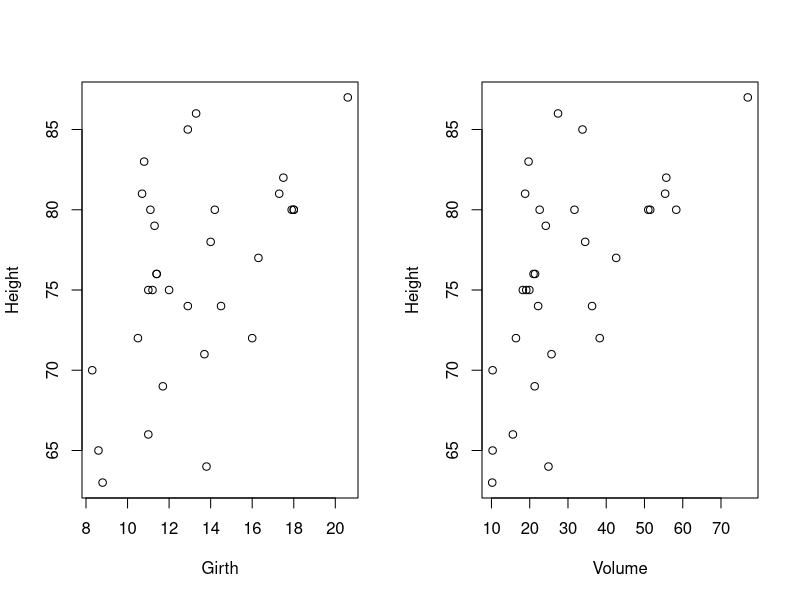

Generate this figure with R:
## ---- chunk 1

summary(trees)
## ---- chunk 2
par(mfrow=c(1,2))
with(trees, plot(Girth,Height))
with(trees, plot(Volume,Height))
## ---- chunk 3
fit1<-lm(Height~Girth,data=trees)
fit2<-lm(Height~Volume,data=trees)
fit3<-lm(Height~Girth+Volume,data=trees)
pred1<-predict(fit1,newdata=data.frame(Girth=15))
pred2<-predict(fit2,newdata=data.frame(Volume=45))
pred3<-predict(fit3,newdata=data.frame(Girth=15,Volume=45))
data.frame(model=c("Girth","Volume","Girth+Volume"),prediction=c(pred1,pred2,pred3))
